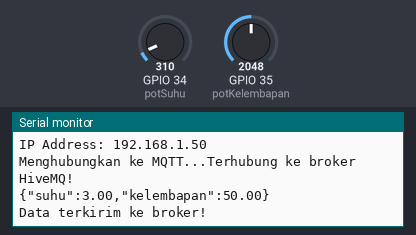
The sketch below on a simulated ESP32. Parts: the last lines printed to the serial monitor. Inputs (shaded band) come from the test bench; at power-on: GPIO 34 (potSuhu) = 310, GPIO 35 (potKelembapan) = 2048. WiFi joins after 1.5 s; servers stay silent unless stated; no MQTT or app messages arrive unless stated.

Above: at 2.7 s.
2.8 s: GPIO 34 (potSuhu) set to 372
At 5.6 s:
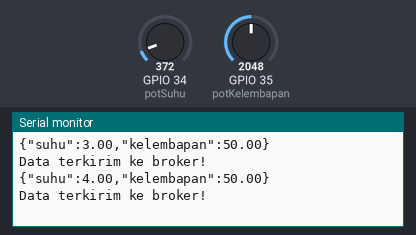
6.6 s: GPIO 35 (potKelembapan) set to 2866
At 7.9 s:
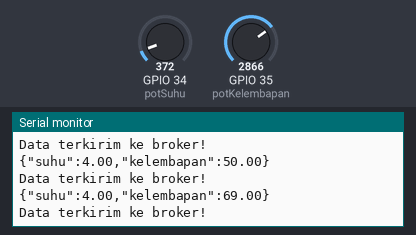
10.4 s: GPIO 34 (potSuhu) set to 434
At 11.5 s:
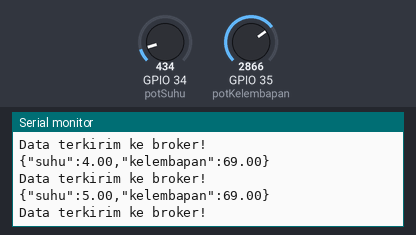
14.2 s: GPIO 35 (potKelembapan) set to 3603
At 17.3 s:
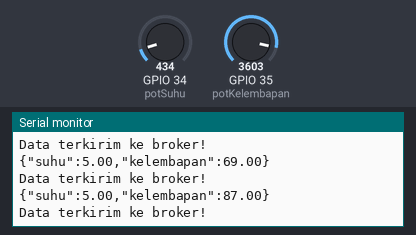
Timing chart, 0 to 18.8 s (numbered marks = the images above; inputs shaded):
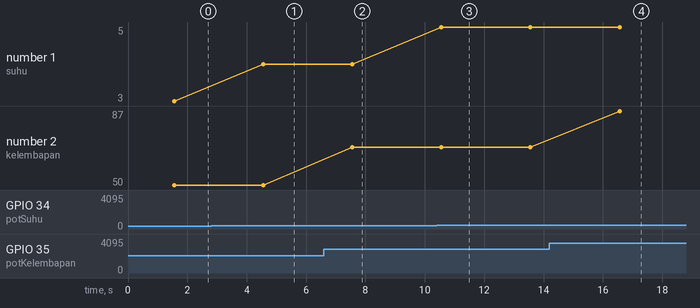

The sketch:

soal_2b.ino
```cpp
#include <WiFi.h>
#include <PubSubClient.h>

// Pin
const int potSuhu = 34;
const int potKelembapan = 35;

// Config
const char* ssid = "Wokwi-GUEST";
const char* password = "";
const char* mqtt_server = "broker.hivemq.com";
const int mqtt_port = 1883;
const char* mqtt_topic = "uts/iot/datasuhu";

WiFiClient espClient;
PubSubClient client(espClient);

// Wifi Setup
void setup_wifi() {
  Serial.println();
  Serial.print("Menghubungkan ke WiFi: ");
  Serial.println(ssid);

  WiFi.begin(ssid, password);
  while (WiFi.status() != WL_CONNECTED) {
    delay(500);
    Serial.print(".");
  }

  Serial.println("\nWiFi terkoneksi!");
  Serial.print("IP Address: ");
  Serial.println(WiFi.localIP());
}

// Reconnect
void reconnect() {
  while (!client.connected()) {
    Serial.print("Menghubungkan ke MQTT...");
    if (client.connect("ESP32ClientUTS")) {
      Serial.println("Terhubung ke broker HiveMQ!");
    } else {
      Serial.print("Gagal (rc=");
      Serial.print(client.state());
      Serial.println("), coba lagi 5 detik...");
      delay(5000);
    }
  }
}


// Setup
void setup() {
  Serial.begin(115200);
  setup_wifi();
  client.setServer(mqtt_server, mqtt_port);
}

void loop() {
  if (!client.connected()) {
    reconnect();
  }
  client.loop();

  // Baca nilai dari potensiometer
  int rawSuhu = analogRead(potSuhu);
  int rawKelembapan = analogRead(potKelembapan);

  // Konversi ke nilai realistis
  float suhu = map(rawSuhu, 0, 4095, 0, 50);
  float kelembapan = map(rawKelembapan, 0, 4095, 0, 100);

  // Buat payload JSON
  char payload[64];
  snprintf(payload, sizeof(payload), "{\"suhu\":%.2f,\"kelembapan\":%.2f}", suhu, kelembapan);

  // Tampilkan di Serial Monitor
  Serial.println(payload);

  // Kirim ke MQTT
  client.publish(mqtt_topic, payload);
  Serial.println("Data terkirim ke broker!\n");

  delay(3000);
}
```

Measured:
- after the input at 2.8 s, the serial monitor: prints a new line after 1.8 s (image 1)
- after the input at 6.6 s, the serial monitor: prints a new line after 0.96 s (image 2)
- after the input at 10.4 s, the serial monitor: prints a new line after 0.16 s (image 3)
- after the input at 14.2 s, the serial monitor: prints a new line after 2.4 s (image 4)
- plotted number 1: 3 → 4 after the input at 2.8 s, 4 → 5 after the input at 10.4 s
- plotted number 2: 50 → 69 after the input at 6.6 s, 69 → 87 after the input at 14.2 s
